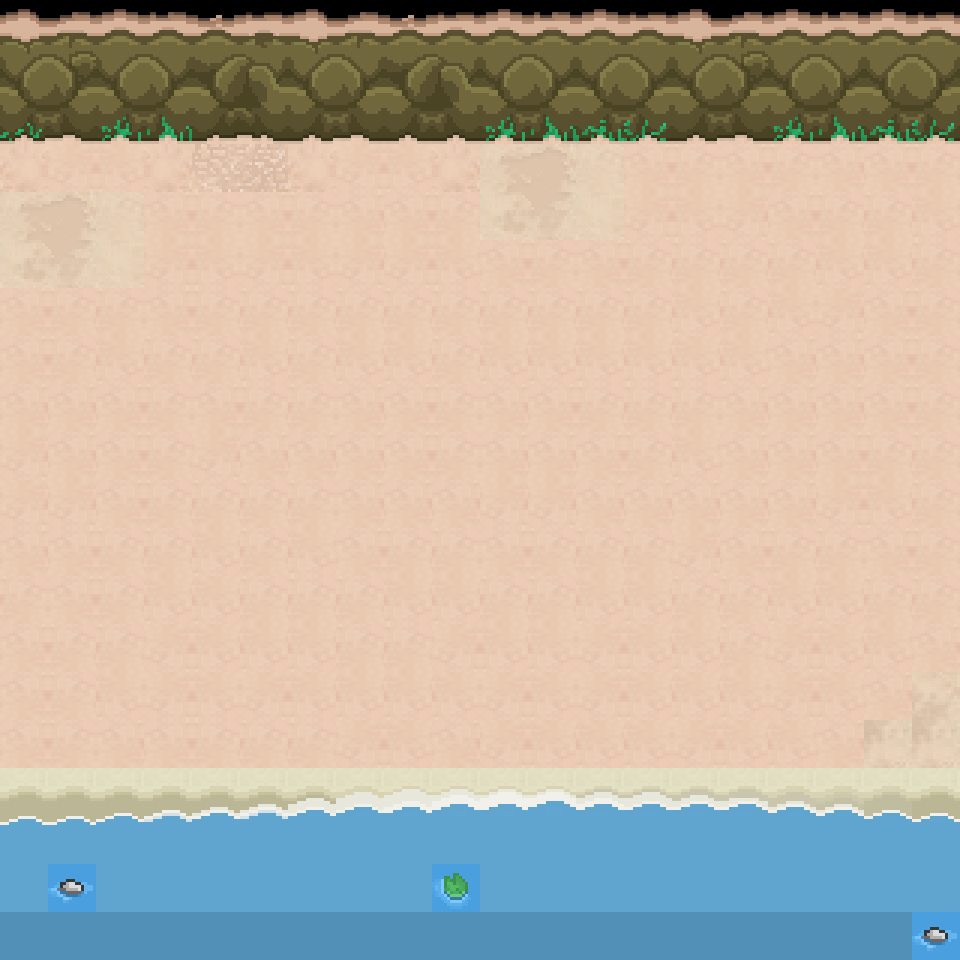

Tiled map render using the project's own tile images. Description and the map definition, with tile-layer contents summarised, below:
An orthogonal 20x20 tile map with 48x48 px tiles, 2 tile layers (Background, Walls).

<map version="1.0" orientation="orthogonal" renderorder="right-down" width="20" height="20" tilewidth="48" tileheight="48" nextobjectid="1">
 <tileset firstgid="1" name="tilesheet" tilewidth="48" tileheight="48" tilecount="1960" columns="20">
  <image source="../../images/bq/tilesheet.png" width="960" height="4704" />
 </tileset>
 <layer name="Background" width="20" height="20">
  <data>[400 cells, 360 non-empty, 59 distinct tile ids]</data>
 </layer>
 <layer name="Walls" width="20" height="20">
  <data>[400 cells, 60 non-empty, 39 distinct tile ids]</data>
 </layer>
</map>
